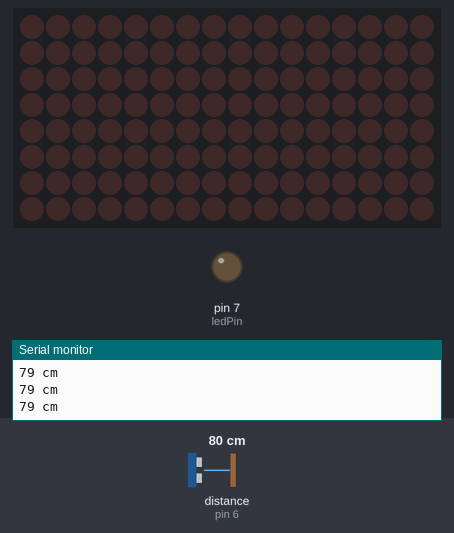
A sketch run on a simulated Arduino Uno, built with avr-gcc and run on an emulated ATmega328P. Shown: 16×8 LED matrix, output pins drawn as LEDs (lit = HIGH), the last lines printed to the serial monitor. Wiring (inferred from the names in the program): ultrasonic range finder: trigger pin 5; echo pin 6. Inputs (shaded band) come from the test bench; at power-on: distance to the obstacle (sensor on pin 6) 80 cm. The echo pulse lasts 58.3 µs per cm; pins used as bus, display or sensor lines are not drawn.

Above: at 1.2 s.
1.3 s: distance to the obstacle (sensor on pin 6) set to 46 cm
4.3 s: distance to the obstacle (sensor on pin 6) set to 37 cm
At 5.6 s:
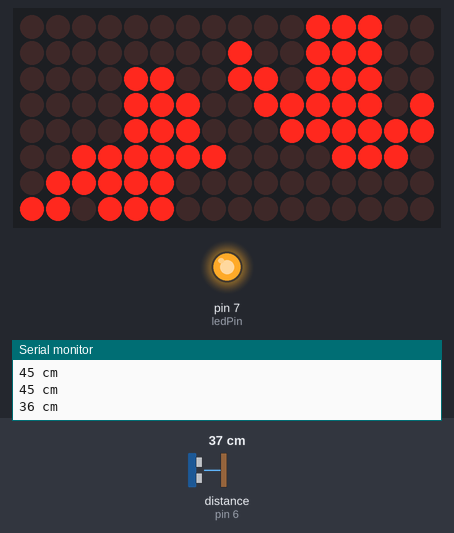
7.3 s: distance to the obstacle (sensor on pin 6) set to 60 cm
At 9.6 s:
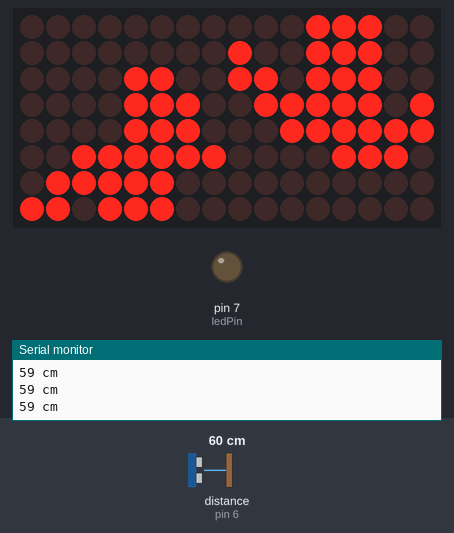
9.9 s: distance to the obstacle (sensor on pin 6) set to 2 cm
At 10.02 s:
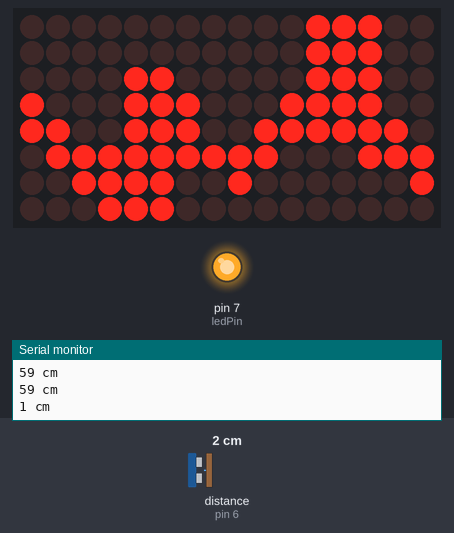
12.9 s: distance to the obstacle (sensor on pin 6) set to 43 cm
At 15.0 s:
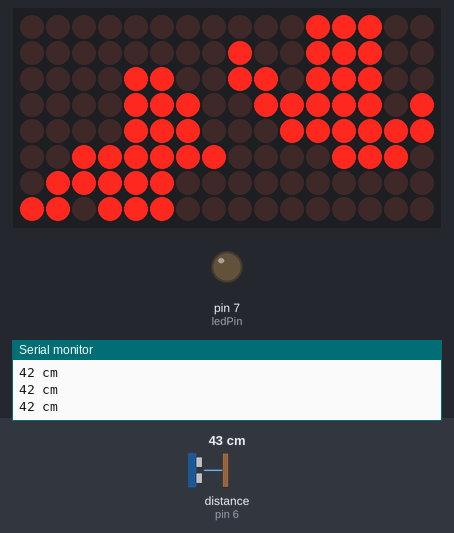
Timing chart, 0 to 16.5 s (numbered marks = the images above; inputs shaded):
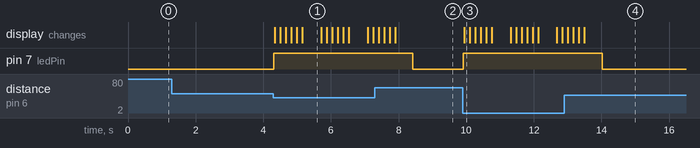

The sketch:

Proyecto.ino
```cpp
#define trigPin 5
#define echoPin 6
#define ledPin 7
#include "LedControlMS.h"
LedControl LC=LedControl(12,11,10,2);

/* 12 para el DIN, 11 para el CLK, 10 para el CS y el 1 <se refiere a la asignacion de la matriz*/

#define demora 130
byte Perro[8] =
{
  B00000100,
  B00011100,
  B00111111,
  B00111111,
  B00000111,
  B00000110,
  B00001100,
  B00011000
};

byte Perro2[8] =
{
  B00011000,
  B00001100,
  B11111100,
  B11111100,
  B11111000,
  B00011000,
  B00110000,
  B01100000
};

byte Perro3[8] =
{
  B00000100,
  B00011100,
  B00111111,
  B00111111,
  B00000111,
  B00000110,
  B00000011,
  B00000001
};

byte Perro4[8] =
{
  B00000110,
  B00001100,
  B11111100,
  B11111000,
  B11111000,
  B00011000,
  B00001100,
  B00000110
};

void setup() {

Serial.begin (9600);
  LC.shutdown(0,false);
  LC.setIntensity(0,0);// La valores estan entre 1 y 15
  LC.clearDisplay(0);

  LC.shutdown(1,false);
  LC.setIntensity(1,0);// La valores estan entre 1 y 15
  LC.clearDisplay(1);
pinMode(trigPin, OUTPUT);
pinMode(echoPin, INPUT);
pinMode(ledPin,OUTPUT);
}

void loop() {


long duration, distance;
digitalWrite(trigPin, 0); // Added this line
delayMicroseconds(2); // Added this line

digitalWrite(trigPin, 1);
// delayMicroseconds(1000); - Removed this line
delayMicroseconds(10); // Added this line
digitalWrite(trigPin, 0);

duration = pulseIn(echoPin, HIGH);
distance = (duration/2) / 29.1;
if (distance >= 200 || distance <= 0){
Serial.println("Out of range");

}

else {

Serial.print(distance);
Serial.println(" cm");

}

if (distance <=40 && distance >= 0){
   digitalWrite(ledPin,HIGH);
  mostrar0();
  delay(demora);
  mostrar1();
  delay(demora);
  mostrar0();
  delay(demora);
  mostrar1();
  delay(demora);
  mostrar0();
  delay(demora);
  mostrar1();
  delay(demora);
  mostrar2();
  delay(demora);
  mostrar2();
  delay(demora);
  mostrar2();
  delay(demora);
}
 else{
   digitalWrite(ledPin,LOW);
 }

 delay(1);
}
 void mostrar0(){
  for(int i = 0; i < 8; i++){
    LC.setColumn(0,i,Perro[7-i]);
    LC.setColumn(1,i,Perro4[7-i]);
  }
 }

 void mostrar1(){
  for(int i = 0; i < 8; i++){
    LC.setColumn(0,i,Perro3[7-i]);
    LC.setColumn(1,i,Perro2[7-i]);
  }
}

void mostrar2(){
  for(int i = 0; i < 8; i++){
  }
}
```

Measured:
- the behaviour switches between 42 and 41 cm on distance to the obstacle (sensor on pin 6) (found by bisection; images 0 and 1)
- after the input at 4.3 s, pin 7 (ledPin): LOW → HIGH at once; the display: first changes at once (image 1 shows a later state)
- after the input at 7.3 s, pin 7 (ledPin): HIGH → LOW after 1.1 s
- after the input at 9.9 s, pin 7 (ledPin): LOW → HIGH at once; the display: changes at once (image 3)
- after the input at 12.9 s, pin 7 (ledPin): HIGH → LOW after 1.1 s
- what the display in image 1 shows lasts 0.5 s, from 5.2 s to 5.7 s
